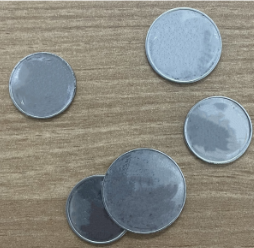
#> input picture coin.png, 254 x 248 px, found by its file name
$ python a.py
#> lines starting #> are read from the running program, lines starting #| are printed output that depends on the picture; after the words box and inside, x2 and y2 are one past the last pixel; in counts of white or black regions, pixels touching at a corner belong together
import numpy as np
import cv2
import cvzone

img = cv2.imread("coin.png")
#> img is the input picture: shape (248, 254, 3); mean B, G, R 130.2, 136.7, 136.2
img = cv2.resize(img, (800, 700))
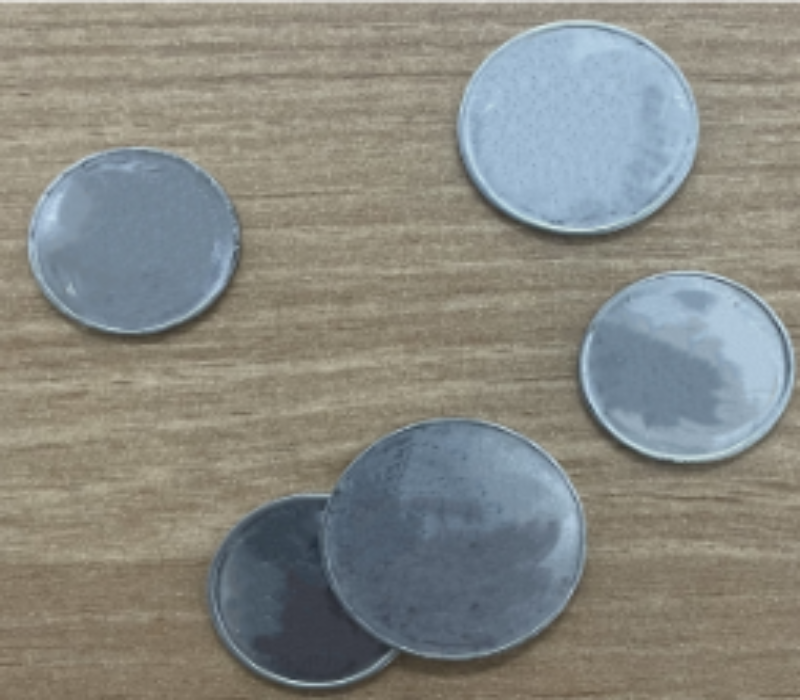
#> img: shape (700, 800, 3); mean B, G, R 130.1, 136.6, 136.1
img_copy = img.copy()
imgPre = cv2.cvtColor(img , cv2.COLOR_BGR2GRAY)
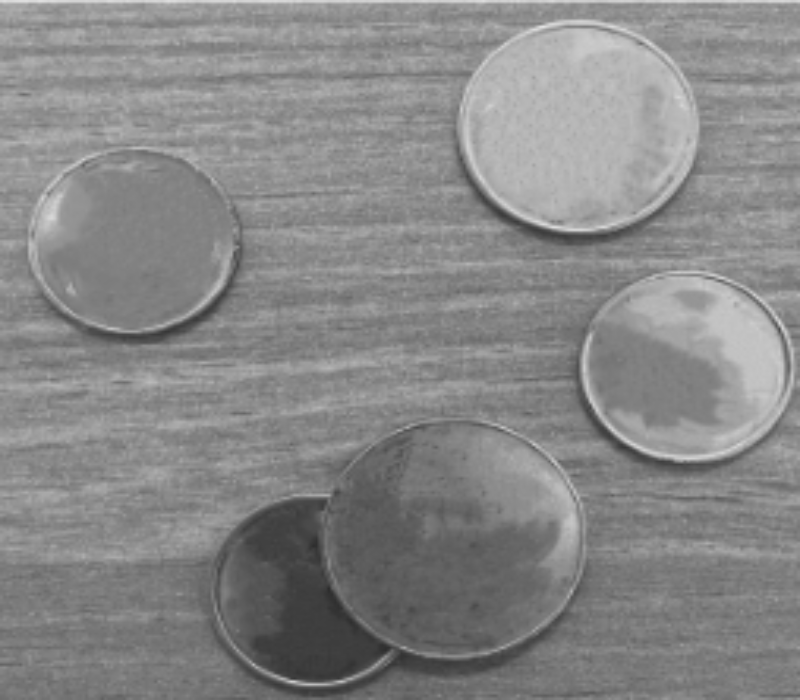
#> imgPre: shape (700, 800); min 44, max 226, mean 135.7
imgPre = cv2.GaussianBlur(imgPre,(9,9),3 )


# imgPre = cv2.Canny(imgPre , 20,20)
(T, thresh) = cv2.threshold(imgPre,160 , 255,cv2.THRESH_BINARY)
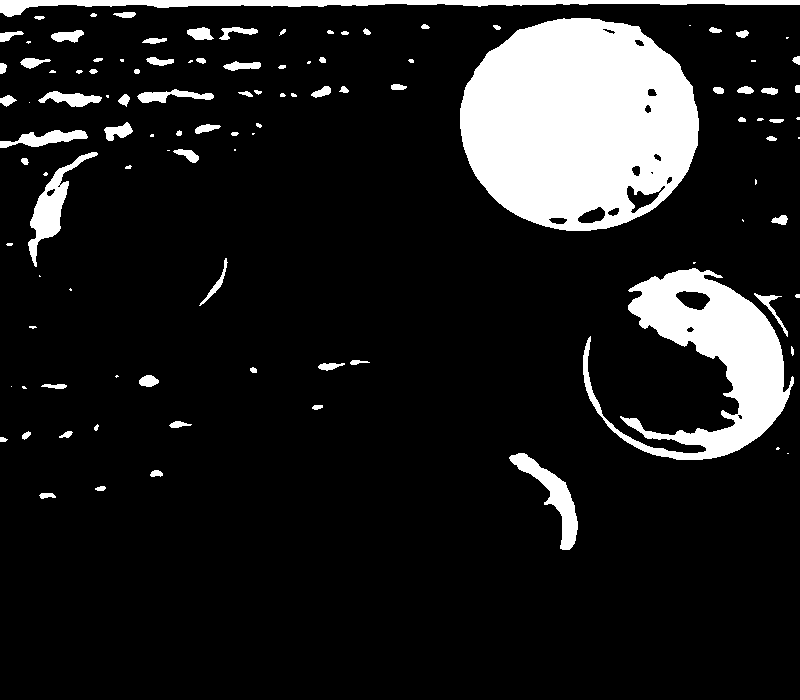
#> thresh: shape (700, 800); 12.6% white; 110 white regions (34 under 20 px)

contours , _ = cv2.findContours(thresh , cv2.RETR_TREE , cv2.CHAIN_APPROX_NONE)
#> contours = 127 contours, 52 with area under 20; largest, box (x1, y1, x2, y2) and area: (460, 18, 699, 231) 39792, (583, 268, 794, 460) 15206, (0, 0, 800, 17) 3692, (28, 152, 98, 267) 1792, (509, 453, 578, 550) 1747
# img_copy = cv2.drawContours(img_copy , contours , -1 , (0,255,0) , 3)
# cv2.imshow("Threshold", img_copy)
area = {}
for i in range(len(contours)):
    area[i] = cv2.contourArea(contours[i])
#> this loop made 127 passes
#> after the loop, area = 127 items
# print(area)

srt = sorted(area.items() , key = lambda x : x[1] , reverse = True)
#> srt = 127 pairs, first value 0 to 126, second value 0 to 39792
results = np.array(srt).astype("int")
#> results has the same summary as srt
num = np.argwhere(results[: , 1]>500).shape[0]
#> num = 6

for i in range(1,num):
    img_copy = cv2.drawContours(img_copy , contours , results[i,0] , (0,255,0) , 3)
#> this loop made 5 passes
#> pass 1, `img_copy = cv2.drawContours(img_copy , contours , results[i,0] , (0,25..`:
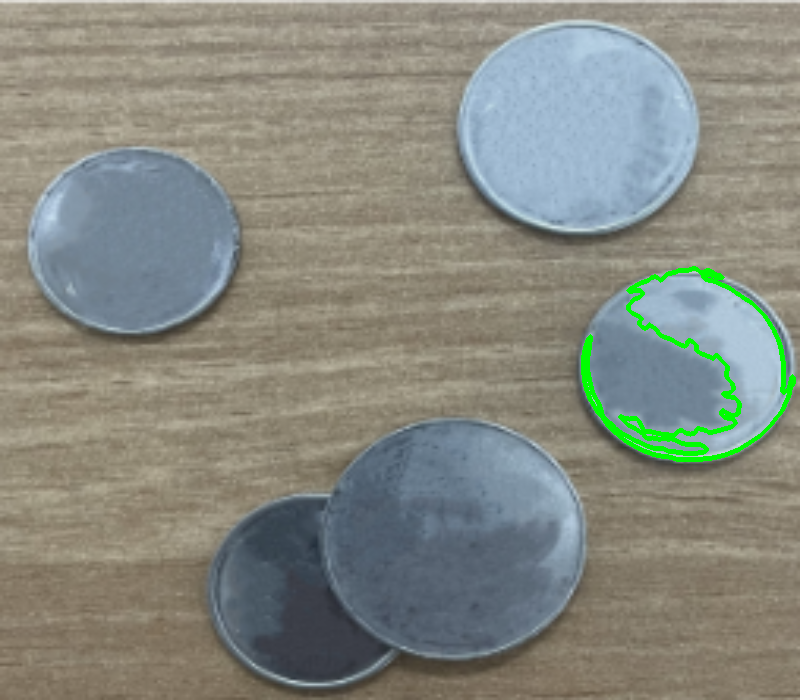
#> img_copy: shape (700, 800, 3); 1.05% of pixels changed, all inside (x1, y1, x2, y2) = (581, 266, 796, 462)
#> pass 2, `img_copy = cv2.drawContours(img_copy , contours , results[i,0] , (0,25..`:
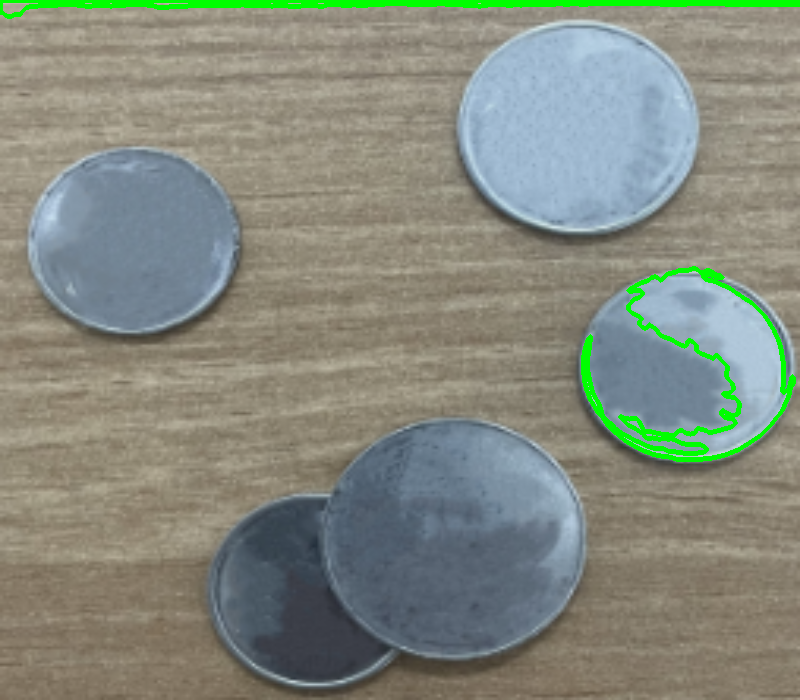
#> img_copy: shape (700, 800, 3); 1.04% of pixels changed, all inside (x1, y1, x2, y2) = (0, 0, 800, 19)
#> pass 3, `img_copy = cv2.drawContours(img_copy , contours , results[i,0] , (0,25..`:
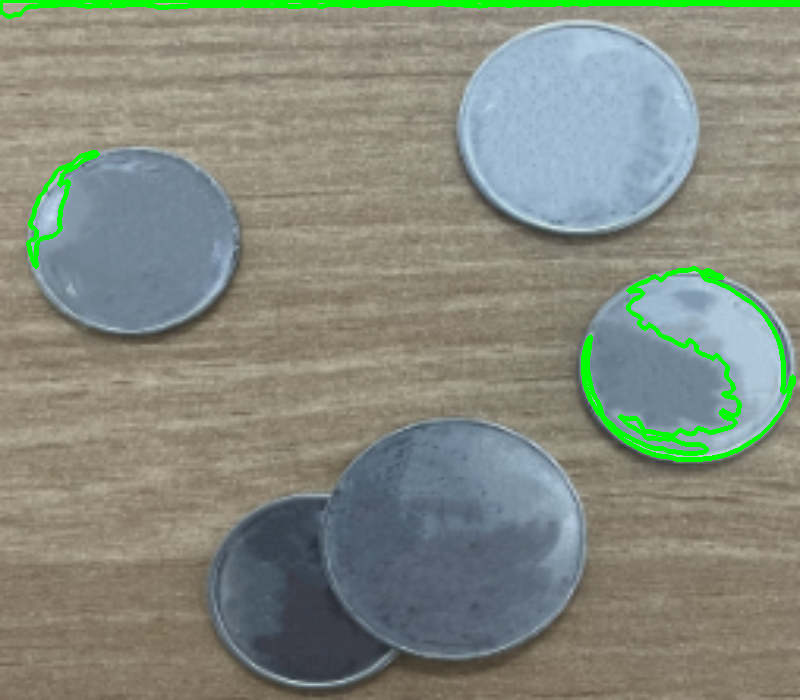
#> img_copy: shape (700, 800, 3); 0.25% of pixels changed, all inside (x1, y1, x2, y2) = (26, 150, 100, 269)
#> after the loop:
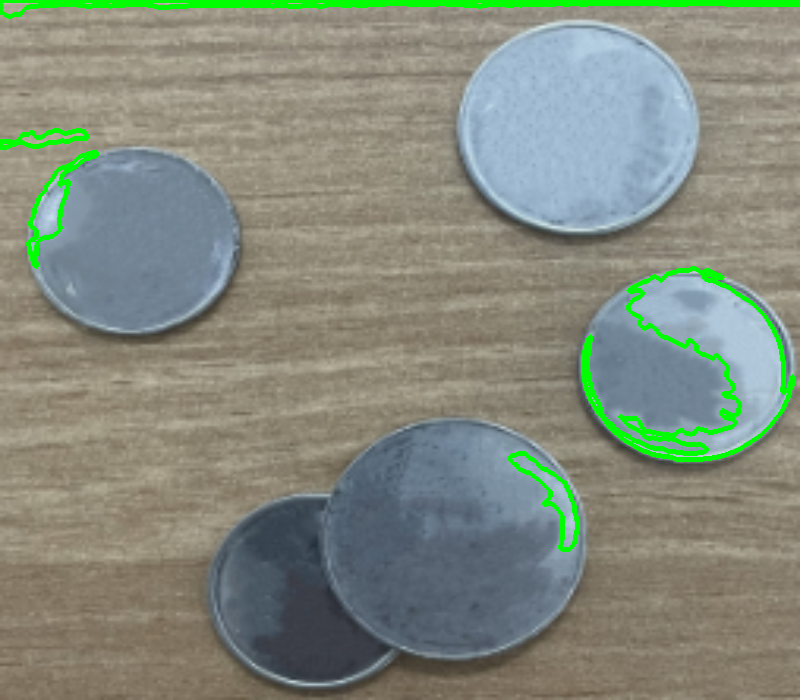
#> img_copy: shape (700, 800, 3); 0.37% of pixels changed, all inside (x1, y1, x2, y2) = (0, 128, 580, 552)

print("THe number of coins is : ", num-1)
#| THe number of coins is :  5

cv2.imshow('coin' ,img_copy)
cv2.waitKey(0)
cv2.destroyAllWindows()
